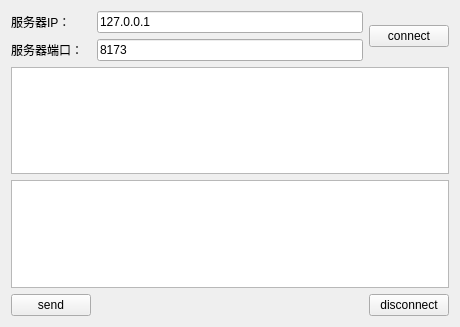
<?xml version="1.0" encoding="UTF-8"?>
<ui version="4.0">
 <class>ClientPart</class>
 <widget class="QWidget" name="ClientPart">
  <property name="geometry">
   <rect>
    <x>0</x>
    <y>0</y>
    <width>460</width>
    <height>327</height>
   </rect>
  </property>
  <property name="maximumSize">
   <size>
    <width>600</width>
    <height>400</height>
   </size>
  </property>
  <property name="windowTitle">
   <string>Form</string>
  </property>
  <layout class="QGridLayout" name="gridLayout">
   <item row="4" column="2">
    <widget class="QPushButton" name="disconnectbutton">
     <property name="text">
      <string>disconnect</string>
     </property>
    </widget>
   </item>
   <item row="3" column="0" colspan="3">
    <widget class="QTextEdit" name="textwrite"/>
   </item>
   <item row="2" column="0" colspan="3">
    <widget class="QTextEdit" name="textEditrear"/>
   </item>
   <item row="4" column="0">
    <widget class="QPushButton" name="sendbutton">
     <property name="text">
      <string>send</string>
     </property>
    </widget>
   </item>
   <item row="0" column="1">
    <widget class="QLineEdit" name="lineEditIP">
     <property name="text">
      <string>127.0.0.1</string>
     </property>
    </widget>
   </item>
   <item row="1" column="0">
    <widget class="QLabel" name="label_2">
     <property name="text">
      <string>服务器端口：</string>
     </property>
    </widget>
   </item>
   <item row="0" column="0">
    <widget class="QLabel" name="label">
     <property name="text">
      <string>服务器IP：</string>
     </property>
    </widget>
   </item>
   <item row="1" column="1">
    <widget class="QLineEdit" name="lineEditPort">
     <property name="text">
      <string>8173</string>
     </property>
    </widget>
   </item>
   <item row="0" column="2" rowspan="2">
    <widget class="QPushButton" name="connectbutton">
     <property name="text">
      <string>connect</string>
     </property>
    </widget>
   </item>
  </layout>
 </widget>
 <resources/>
 <connections/>
</ui>
